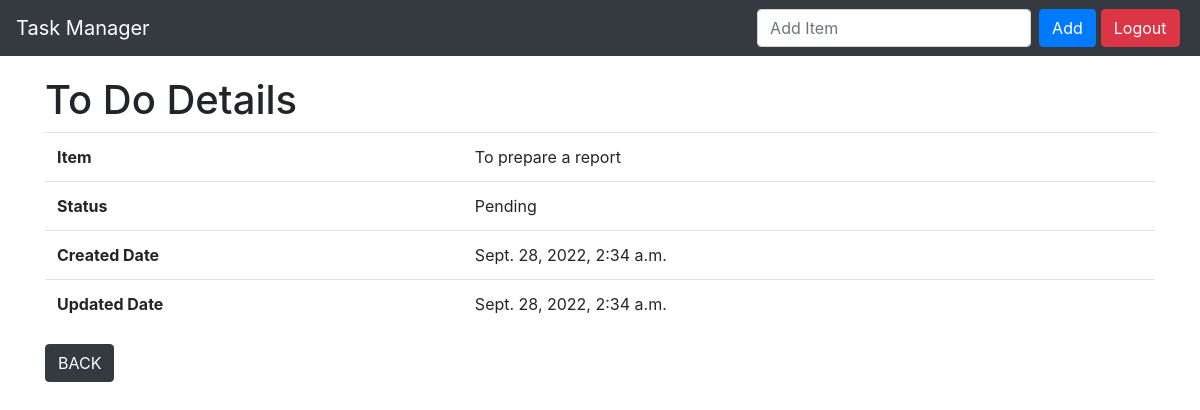
The app's page /view/4 (signed in) with its own data.
### todos/models.py (models this page shows, shortened)
class Todo(models.Model):
    created_by=models.ForeignKey(User, on_delete=models.CASCADE, default='')
    item = models.CharField(max_length=200)
    completed = models.BooleanField(default=False)
    created_at = models.DateTimeField(auto_now_add=True)
    updated_at = models.DateTimeField(auto_now=True)

### todos/views.py (the view)
# urls.py: path('view/<int:todo_id>', views.view, name="view"),
@login_required(login_url='login')
def view(request, todo_id):
    context = {
        'todo': Todo.objects.get(id=todo_id),
    }
    return render(request, 'todos/view.html', context)

### todos/templates/todos/view.html
{% extends 'todos/base.html' %}
{% block header %}
<h1>To Do Details</h1>
{% endblock %}
{% block content %}
<table class="table">
    <tr>
        <th class="short-th" scope="col">Item</th>
        <td>{{ todo.item }}</td>
    </tr>
    <tr>
        <th class="short-th" scope="col">Status</th>
        {% if todo.completed %}
        <td>Completed</td>
        {% else %}
        <td>Pending</td>
        {% endif %}
    </tr>
    <tr>
        <th class="short-th" scope="col">Created Date</th>
        <td>{{ todo.created_at }}</td>
    </tr>
    <tr>
        <th class="short-th" scope="col">Updated Date</th>
        <td>{{ todo.updated_at }}</td>
    </tr>
</table>
<a href="/" class="btn btn-dark" role="button">BACK</a>
{% endblock %}

### records on screen
Todo: item "To prepare a report", created_at "Sept. 28, 2022, 2:34 a.m.", updated_at "Sept. 28, 2022, 2:34 a.m."
